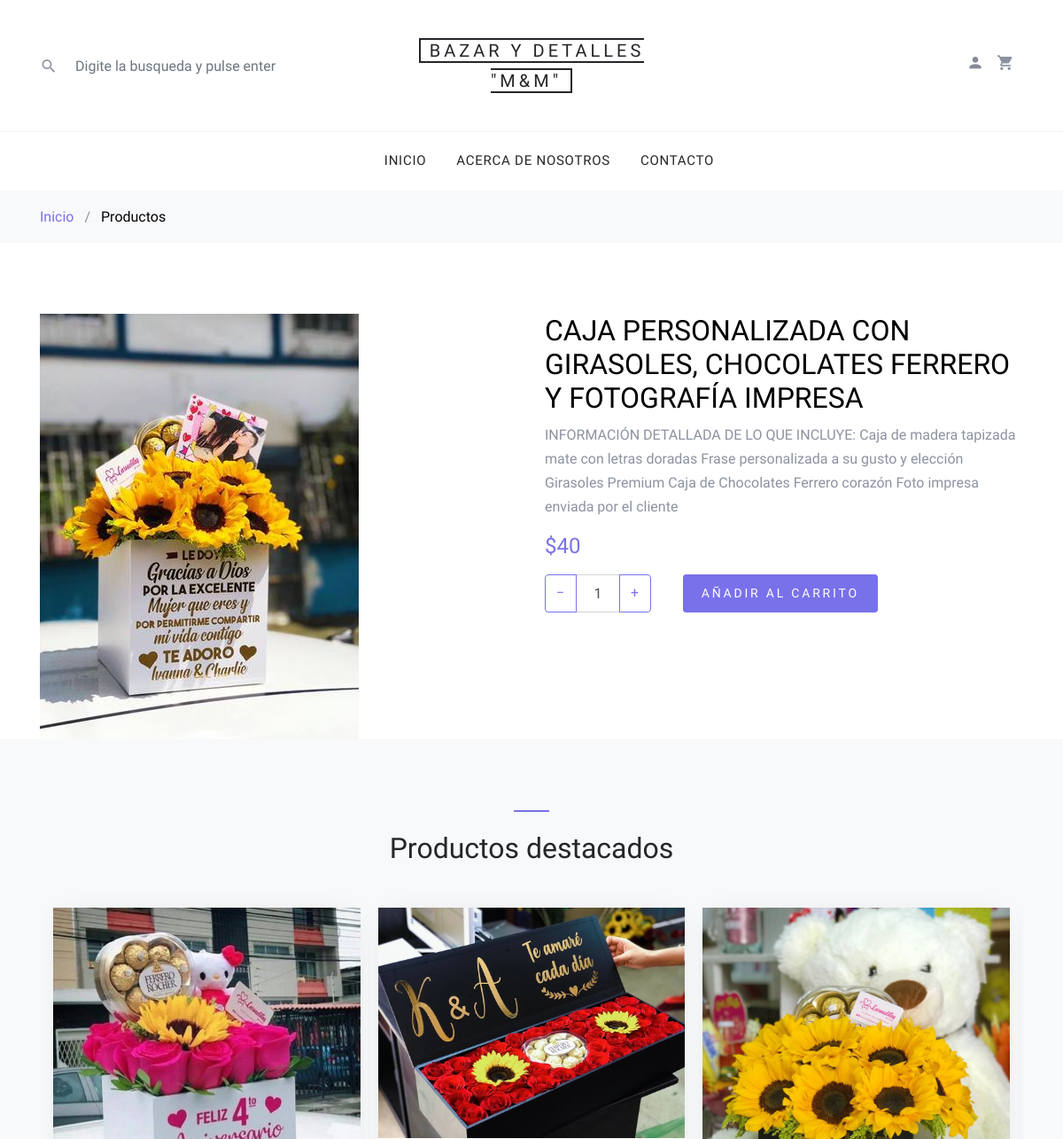
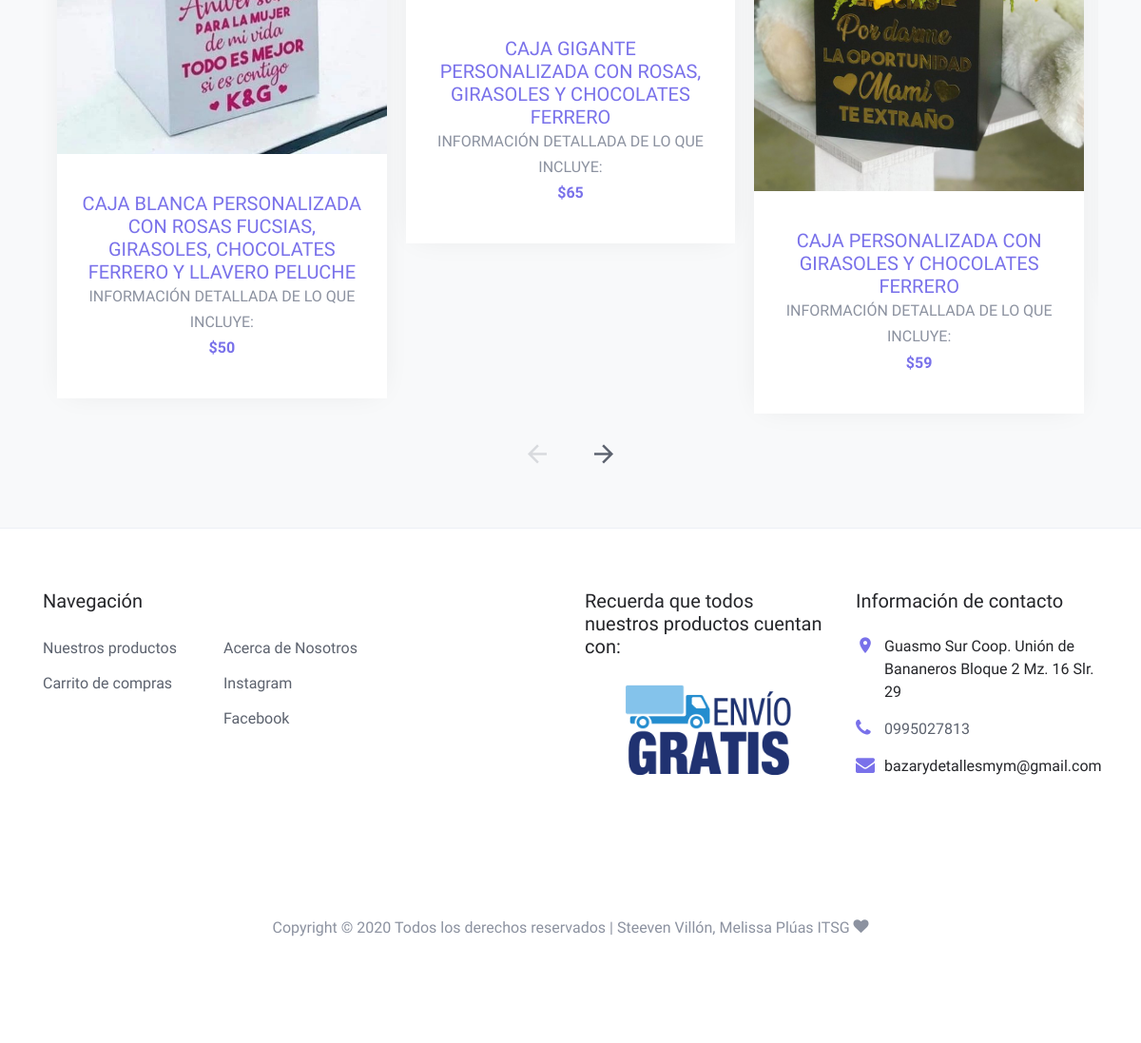
/shop-single.php?id=1, run on the app's committed database (2 pictures, top to bottom).
### tables this page shows
CREATE TABLE `productos` (
  `id` int(11) NOT NULL AUTO_INCREMENT,
  `nombre` varchar(300) NOT NULL,
  `descripcion` text NOT NULL,
  `precio` double NOT NULL,
  `imagen` varchar(200) NOT NULL,
  `inventario` int(11) NOT NULL,
  `id_categoria` int(11) NOT NULL,
  `ocasion` varchar(100) NOT NULL,
  PRIMARY KEY (`id`)
);

### shop-single.php (the view, shortened to what this page needs)
<?php
  include("./php/conexion.php");
  if(isset($_GET['id'])){
    $resultado= $conexion ->query("select * from productos where id=".$_GET['id'])or die($conexion->error);
    if(mysqli_num_rows($resultado) > 0 ){
      $fila= mysqli_fetch_row($resultado);
    } else {
      header("Location: ./index.php");
    }
  } else {
    header("Location: ./index.php");
  }
?>
<!DOCTYPE html>
<html lang="en">
  <head>
    <link rel="stylesheet" href="fonts/icomoon/style.css">
    <link rel="stylesheet" href="css/bootstrap.min.css">
    <link rel="stylesheet" href="css/magnific-popup.css">
    <link rel="stylesheet" href="css/jquery-ui.css">
    <link rel="stylesheet" href="css/owl.carousel.min.css">
    <link rel="stylesheet" href="css/owl.theme.default.min.css">
    <link rel="stylesheet" href="css/aos.css">
    <link rel="stylesheet" href="css/style.css">
  </head>
  <body>
  <div class="site-wrap">
    <?php include("./layouts/header.php"); ?>
    <div class="site-section">
      <div class="container">
        <form class="row" method="post" action="cart.php">
          <div class="col-md-6">
            <img src="images/<?php echo $fila[4]; ?>" alt="<?php echo $fila[1]; ?>" class="img-fluid">
          </div>
          <div class="col-md-6">
            <h2 class="text-black"><?php echo $fila[1]; ?></h2>
            <p><?php echo $fila[2]; ?></p>
            <p><strong class="text-primary h4">$<?php echo $fila[3]; ?></strong></p>
            <div class="mb-1 d-flex">
              <div class="mb-5">
                <div class="input-group mb-3" style="max-width: 120px;">
                <div class="input-group-prepend">
                  <button class="btn btn-outline-primary js-btn-minus" type="button">&minus;</button>
                </div>
                <input type="text" class="form-control text-center" name="cantidad" value="1" placeholder="" aria-label="Example text with button addon" aria-describedby="button-addon1">
                <div class="input-group-append">
                  <button class="btn btn-outline-primary js-btn-plus" type="button">&plus;</button>
                </div>
              </div>
            </div>
            <p>
              <input type="submit" value="Añadir al carrito" class="buy-now btn btn-sm btn-primary"/>
            </p>
          </div>
        </form>
      </div>
    </div>
    <div class="site-section block-3 site-blocks-2 bg-light">
      <div class="container">
        <div class="row justify-content-center">
          <div class="col-md-7 site-section-heading text-center pt-4">
            <h2>Productos destacados</h2>
          </div>
        </div>
        <div class="row">
          <div class="col-md-12">
            <div class="nonloop-block-3 owl-carousel">
              <div class="item">
                <div class="block-4 text-center">
                  <figure class="block-4-image">
                    <img src="images/regalo4.jpg" alt="Image placeholder" class="img-fluid">
                  </figure>
                  <div class="block-4-text p-4">
                    <h3><a href="shop-single.php?id=4">CAJA BLANCA PERSONALIZADA CON ROSAS FUCSIAS, GIRASOLES, CHOCOLATES FERRERO Y LLAVERO PELUCHE</a></h3>
                    <p class="mb-0">INFORMACIÓN DETALLADA DE LO QUE INCLUYE:</p>
                    <p class="text-primary font-weight-bold">$50</p>
                  </div>
                </div>
              </div>
              <div class="item">
                <div class="block-4 text-center">
                  <figure class="block-4-image">
                    <img src="images/regalo5.jpg" alt="Image placeholder" class="img-fluid">
                  </figure>
                  <div class="block-4-text p-4">
                    <h3><a href="shop-single.php?id=5">CAJA GIGANTE PERSONALIZADA CON ROSAS, GIRASOLES Y CHOCOLATES FERRERO</a></h3>
                    <p class="mb-0">INFORMACIÓN DETALLADA DE LO QUE INCLUYE:</p>
                    <p class="text-primary font-weight-bold">$65</p>
                  </div>
                </div>
              </div>
              <div class="item">
                <div class="block-4 text-center">
                  <figure class="block-4-image">
                    <img src="images/regalo6.jpg" alt="Image placeholder" class="img-fluid">
                  </figure>
                  <div class="block-4-text p-4">
                    <h3><a href="shop-single.php?id=6">CAJA PERSONALIZADA CON GIRASOLES Y CHOCOLATES FERRERO</a></h3>
                    <p class="mb-0">INFORMACIÓN DETALLADA DE LO QUE INCLUYE:</p>
                    <p class="text-primary font-weight-bold">$59</p>
                  </div>
                </div>
              </div>
            </div>
          </div>
        </div>
      </div>
    </div>
    <?php include("./layouts/footer.php"); ?>
  </body>
</html>

### css/style.css (style rules this page uses)
body { line-height: 1.7; color: #8c92a0; font-weight: 300; font-size: 16px; }
a { -webkit-transition: .3s all ease; -o-transition: .3s all ease; transition: .3s all ease; }
.text-black { color: #000; }
.site-wrap:before { -webkit-transition: .3s all ease-in-out; -o-transition: .3s all ease-in-out; transition: .3s all ease-in-out; background: rgba(0, 0, 0, 0.6); content: ""; position: absolute; z-index: 2000; top: 0; left: 0; right: 0; bottom: 0; opacity: 0; visibility: hidden; }
.btn { text-transform: uppercase; position: relative; -webkit-transition: 0.2s all ease-in-out !important; -o-transition: 0.2s all ease-in-out !important; transition: 0.2s all ease-in-out !important; top: 0; letter-spacing: .05em; }
.btn.btn-sm { font-size: 14px !important; padding: 10px 20px !important; }
.btn.btn-primary { font-size: 17px; font-weight: 300; letter-spacing: .2em; }
.form-control { height: 43px; }
.site-section { padding: 2.5em 0; }
@media (min-width: 768px) { .site-section { padding: 5em 0; } }
.site-section-heading { font-size: 30px; color: #25262a; position: relative; }
.site-section-heading:before { content: ""; left: 0%; top: 0; position: absolute; width: 40px; height: 2px; background: #7971ea; }
.site-section-heading.text-center:before { content: ""; left: 50%; top: 0; -webkit-transform: translateX(-50%); -ms-transform: translateX(-50%); transform: translateX(-50%); position: absolute; width: 40px; height: 2px; background: #7971ea; }
.block-4 { -webkit-box-shadow: 0 0 30px -10px rgba(0, 0, 0, 0.1); box-shadow: 0 0 30px -10px rgba(0, 0, 0, 0.1); background: #fff; }
.block-4 .block-4-text h3 { font-size: 20px; margin-bottom: 0; }
.block-4 .block-4-text h3 a { text-decoration: none; }

### data on the page
productos: imagen (picture), nombre "CAJA PERSONALIZADA CON GIRASOLES, CHOCOLATES FERRERO Y FOTOGRAFÍA IMPRESA", descripcion "INFORMACIÓN DETALLADA DE LO QUE INCLUYE: Caja de madera tapizada mate con letras doradas Frase personalizada a su gusto y elección Girasoles Premium Caja de Chocolates Ferrero corazón Foto impresa enviada por el cliente", precio "40"
